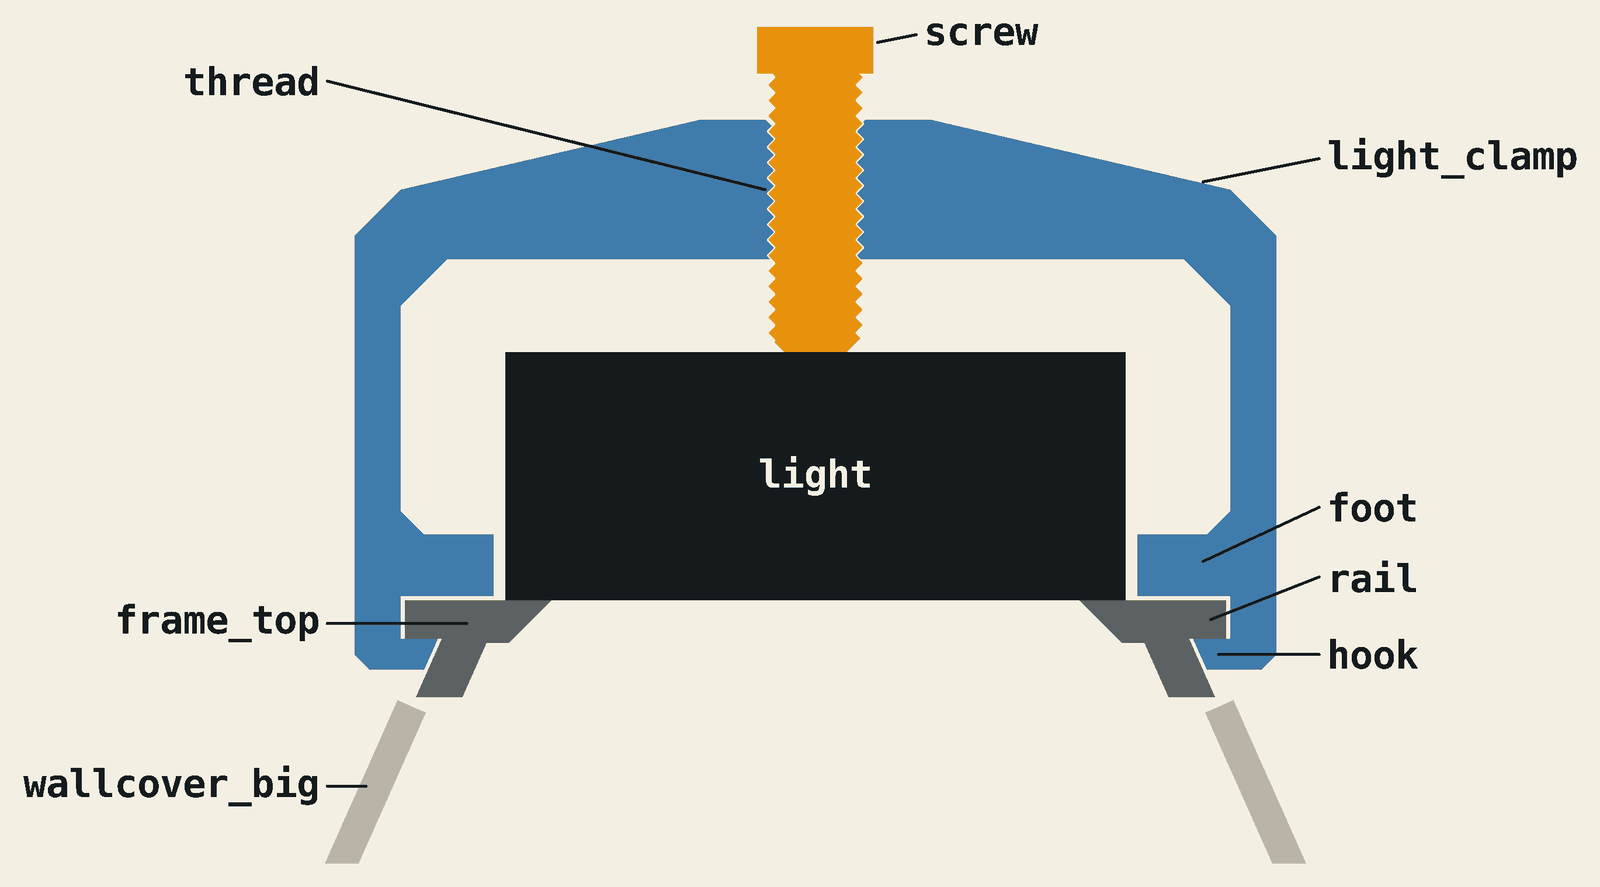

This figure's Python source:
# Copyright (C) [Jonas Immanuel Frey] - Licensed under GPL
"""Draws the cuts with names, one colour per part: section.png through a light clamp, seen
along the light, and section_fabric_clamp.png through the fabric clamp on the +y side's lip.

usage: python3 section.py [script.scad]   (default: the newest video_light_softbox_veryos_V*.scad here)
needs: OpenSCAD with an X display (sandbox off), Pillow, DejaVu Sans Mono
"""
import subprocess, sys, tempfile
from concurrent.futures import ThreadPoolExecutor
from pathlib import Path
from PIL import Image, ImageChops

HERE = Path(__file__).resolve().parent
SCRIPT = Path(sys.argv[1]).resolve() if len(sys.argv) > 1 else max(
    HERE.glob("video_light_softbox_veryos_V*.scad"), key=lambda p: int(p.stem.rsplit("V", 1)[1]))
COMMON = """
include <%s>
part = "none";
show = "labels";
module label(name, at, to, anchor = "left") if (show == "labels") {
    translate(at) text(name, size = label_size, font = "DejaVu Sans Mono:style=Bold", halign = anchor,
                       valign = "center");
    hull() for (p = [at + [anchor == "left" ? -1 : 1, 0] * label_size / 3.6, to])
        translate(p) circle(label_size / 18, $fn = 8);
}
"""
# x here is the frame's y, y its z. The screw is turned half a turn so that its thread
# lies in the clamp's at this depth.
LIGHT_CLAMP = """
label_size = 3.6;
module cut() intersection() {
    projection(cut = true) rotate([0, -90, -90]) translate([-clamp_x, 0, 0]) children();
    translate([-200, -34]) square([400, 200]);
}
module covers() union() { for (i = [0, 1]) let(f = side_faces[i]) rotate([0, 0, f[0]]) face_frame(f[2])
    translate([0, 0, -wallcover_thickness]) wallcover(f[1], true, true); }
if (show == "frame_top") cut() frame_top();
if (show == "covers") cut() covers();
if (show == "light_clamp") cut() translate([clamp_x, 0, 0]) light_clamp();
if (show == "screw") cut() translate([clamp_x, 0, light_height + screw_length + screw_head_height])
    rotate([180, 0, 180]) screw();
if (show == "light") cut() translate([0, 0, light_height / 2]) cube([128, 80, light_height], center = true);
top = cavity_h + clamp_roof;
label("light_clamp", [66, top - 5], [50, top - 8]);
label("screw", [14, top + 11], [8, top + 10]);
label("thread", [-64, top + 5], [-6.5, top - 9], "right");
label("foot", [66, 12], [50, 5]);
label("rail", [66, 3], [51, -2.5]);
label("hook", [66, -7], [52, -7]);
label("frame_top", [-64, -3], [-45, -3], "right");
label("wallcover_big", [-64, -24], [-58, -24], "right");
if (show == "light_name") translate([0, light_height / 2]) text("light", size = 3.6,
    font = "DejaVu Sans Mono:style=Bold", halign = "center", valign = "center");
"""
# x here is the lip's u, outwards from the frame's edge, y its v, up from the front face.
FABRIC_CLAMP = """
label_size = 1.3;
module cut() intersection() {
    projection(cut = true) rotate([0, -90, -90]) translate([0, -front_half.y, softbox_depth]) children();
    translate([-20, -9]) square([38, 25]);
}
if (show == "frame_front") cut() frame_front();
if (show == "covers") cut() rotate([0, 0, side_faces[0][0]]) face_frame(side_faces[0][2])
    translate([0, 0, -wallcover_thickness]) wallcover(side_faces[0][1], true, true);
if (show == "fabric_clamp") cut() at_lips() fabric_clamp();
if (show == "thumb_screw") cut() at_lips()
    translate([0, fc_screw, lip_thickness + thumb_screw_length + thumb_head_height]) rotate([180, 0, 0]) thumb_screw();
label("thumb_screw", [21, 14], [11, 12.5]);
label("back jaw", [21, 9.5], [12, 6]);
label("roof", [21, 3], [16.5, 3]);
label("bar", [21, -7], [15, -4.5]);
label("bead", [11, -9.5], [fc_screw + 0.6, -0.3]);
label("slit", [5, -9.5], [3, -2.6]);
label("tongue", [-3, -9.5], [-1, -1.6]);
label("lip", [-12, -1], [5, 1.5], "right");
label("frame_front", [-12, 9], [-7, 4], "right");
label("wallcover_big", [-12, 14.5], [-3.6, 11], "right");
"""
SECTIONS = {
    "section.png": (LIGHT_CLAMP, "0,22,0,0,0,0,360",
                    [("frame_top", "#5C6163"), ("covers", "#B9B4A6"), ("light", "#151B1D"), ("light_clamp", "#3F7CAC"),
                     ("screw", "#E8910C"), ("labels", "#151B1D"), ("light_name", "#F4EFE3")]),
    "section_fabric_clamp.png": (FABRIC_CLAMP, "0,3.5,0,0,0,0,105",
                                 [("frame_front", "#5C6163"), ("covers", "#B9B4A6"), ("fabric_clamp", "#3F7CAC"),
                                  ("thumb_screw", "#E8910C"), ("labels", "#151B1D")]),
}


def mask(folder, camera, layer):
    """Where one layer of the picture is drawn."""
    png = Path(folder) / f"{layer}.png"
    run = subprocess.run(["openscad", "--imgsize=3000,1900", "--projection=ortho", f"--camera={camera}",
                          "-D", f'show="{layer}"', "-o", png, Path(folder) / "section.scad"],
                         capture_output=True, text=True)
    if run.returncode or not png.stat().st_size:
        sys.exit(f"{layer}:\n{run.stderr[-1500:]}")
    image = Image.open(png).convert("RGB")
    background = Image.new("RGB", image.size, image.getpixel((0, 0)))
    return ImageChops.difference(image, background).convert("L").point(lambda v: 255 if v else 0)


for name, (scad, camera, layers) in SECTIONS.items():
    with tempfile.TemporaryDirectory() as folder:
        (Path(folder) / "section.scad").write_text(COMMON % SCRIPT + scad)
        with ThreadPoolExecutor(len(layers)) as pool:
            masks = list(pool.map(lambda layer: mask(folder, camera, layer[0]), layers))
    sheet = Image.new("RGB", masks[0].size, "#F4EFE3")
    boxes = []
    for (layer, colour), drawn in zip(layers, masks):
        sheet.paste(colour, mask=drawn)
        boxes.append(drawn.getbbox())
    box = (min(b[0] for b in boxes) - 40, min(b[1] for b in boxes) - 40, max(b[2] for b in boxes) + 40,
           max(b[3] for b in boxes) + 40)
    sheet = sheet.crop(box)
    sheet.thumbnail((1600, 1600), Image.LANCZOS)
    sheet.quantize(64).save(HERE / name, optimize=True)
    print(HERE / name, sheet.size, "from", SCRIPT.name)
